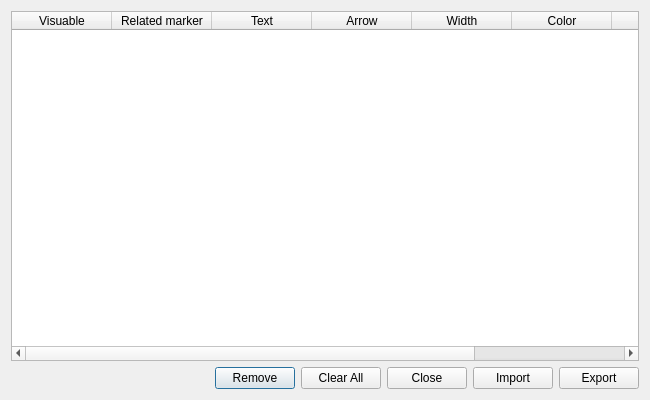
<?xml version="1.0" encoding="UTF-8"?>
<ui version="4.0">
 <class>PathPropertyDialogClass</class>
 <widget class="QDialog" name="PathPropertyDialogClass">
  <property name="geometry">
   <rect>
    <x>0</x>
    <y>0</y>
    <width>650</width>
    <height>400</height>
   </rect>
  </property>
  <property name="minimumSize">
   <size>
    <width>650</width>
    <height>0</height>
   </size>
  </property>
  <property name="windowTitle">
   <string>PathPropertyDialog</string>
  </property>
  <layout class="QVBoxLayout" name="verticalLayout">
   <item>
    <widget class="QTableWidget" name="pathTableWidget">
     <column>
      <property name="text">
       <string>Visuable</string>
      </property>
     </column>
     <column>
      <property name="text">
       <string>Related marker</string>
      </property>
     </column>
     <column>
      <property name="text">
       <string>Text</string>
      </property>
     </column>
     <column>
      <property name="text">
       <string>Arrow</string>
      </property>
     </column>
     <column>
      <property name="text">
       <string>Width</string>
      </property>
     </column>
     <column>
      <property name="text">
       <string>Color</string>
      </property>
     </column>
     <column>
      <property name="text">
       <string>Delay</string>
      </property>
     </column>
     <column>
      <property name="text">
       <string>Length</string>
      </property>
     </column>
    </widget>
   </item>
   <item>
    <layout class="QHBoxLayout" name="horizontalLayout">
     <item>
      <spacer name="horizontalSpacer">
       <property name="orientation">
        <enum>Qt::Horizontal</enum>
       </property>
       <property name="sizeHint" stdset="0">
        <size>
         <width>40</width>
         <height>20</height>
        </size>
       </property>
      </spacer>
     </item>
     <item>
      <widget class="QPushButton" name="removeBtn">
       <property name="text">
        <string>Remove</string>
       </property>
      </widget>
     </item>
     <item>
      <widget class="QPushButton" name="clearAllBtn">
       <property name="text">
        <string>Clear All</string>
       </property>
      </widget>
     </item>
     <item>
      <widget class="QPushButton" name="closeBtn">
       <property name="text">
        <string>Close</string>
       </property>
      </widget>
     </item>
     <item>
      <widget class="QPushButton" name="importBtn">
       <property name="text">
        <string>Import</string>
       </property>
      </widget>
     </item>
     <item>
      <widget class="QPushButton" name="exportBtn">
       <property name="styleSheet">
        <string notr="true"/>
       </property>
       <property name="text">
        <string>Export</string>
       </property>
      </widget>
     </item>
    </layout>
   </item>
  </layout>
 </widget>
 <layoutdefault spacing="6" margin="11"/>
 <resources>
  <include location="pathpropertydialog.qrc"/>
 </resources>
 <connections>
  <connection>
   <sender>closeBtn</sender>
   <signal>clicked()</signal>
   <receiver>PathPropertyDialogClass</receiver>
   <slot>close()</slot>
   <hints>
    <hint type="sourcelabel">
     <x>299</x>
     <y>378</y>
    </hint>
    <hint type="destinationlabel">
     <x>299</x>
     <y>199</y>
    </hint>
   </hints>
  </connection>
 </connections>
</ui>
